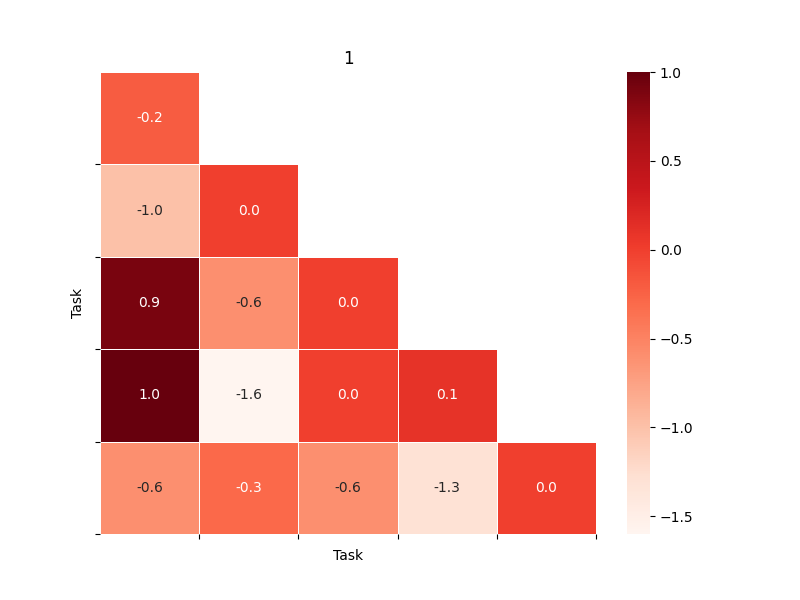
#> input picture experiments/3_mnemonic_code/previous_interesting/finetuning-mnemonic-1op.png, 800 x 600 px, given as the content of the folder /home/tomek/datasets/WhiteSquare/class0/train0, which was not available
$ python detect_fourier_peaks.py ../3_mnemonic_code/previous_interesting/finetuning-mnemonic-1op.png
#> lines starting #> are read from the running program, lines starting #| are printed output that depends on the picture; pictures that were not available may be replaced by others from this repository, and a replacement may not be noted
import argparse
import os
import numpy as np
from PIL import Image
import matplotlib.pyplot as plt
from pathlib import Path
from tqdm import tqdm

def calculate_average_spectrum(folder_path: Path, slice=None) -> np.ndarray:
    """
    Calculate the average spectrum of PNG images in the given folder.
    """
    spectra = []

    images = os.listdir(folder_path)
    if slice:
        images=images[slice[0]:slice[1]]

    for filename in tqdm(images):
        if filename.lower().endswith('.png'):
            image_path = os.path.join(folder_path, filename)
            image = Image.open(image_path).convert('L')  # use grayscale (maybe should check spectrum of each color?)
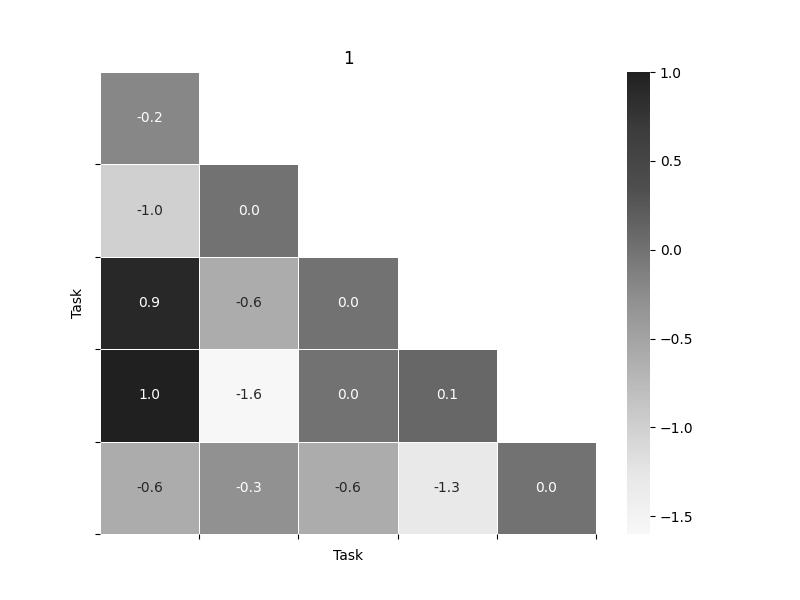
#> image: PIL image 800x600 L; min 0, max 255, mean 220.2
            image_array = np.array(image)

            fft_image = np.fft.fft2(image_array)
            fft_shifted = np.fft.fftshift(fft_image)

            magnitude_spectrum = np.log1p(np.abs(fft_shifted))
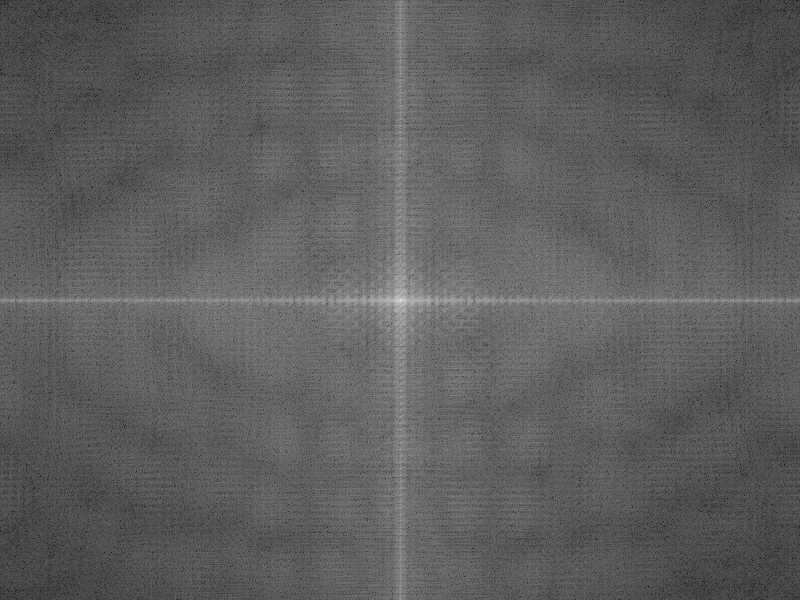
#> magnitude_spectrum: shape (600, 800) float64; min 1.97, max 18.48, mean 8.08; drawn with min black and max white
            spectra.append(magnitude_spectrum)

    average_spectrum = np.mean(spectra, axis=0)

    return average_spectrum

def plot_spectrum(spectrum, title="Uśrednione spektrum", name: str = "diff.png"):
    plt.figure(figsize=(8, 8))
    plt.imshow(spectrum, cmap='viridis')  # log scale
    plt.title(title)
    plt.colorbar(label="Amplituda")
    plt.xlabel("Częstotliwość w osi X")
    plt.ylabel("Częstotliwość w osi Y")
    #plt.show()
    plt.savefig(name,bbox_inches='tight')


def diffs1():
    parser = argparse.ArgumentParser()
    parser.add_argument("path",type=str)
    args = parser.parse_args()

    folder_path = Path(args.path)
    avg_spectrum = calculate_average_spectrum(folder_path)
    #clean = calculate_average_spectrum(Path("/home/tomek/datasets/WhiteSquare/clean/train"))
    clean = calculate_average_spectrum(Path("/home/tomek/datasets/WhiteSquare/clean/train"),(0,30000))
    clean2 = calculate_average_spectrum(Path("/home/tomek/datasets/WhiteSquare/clean/train"),(30000,60000))

    #plot_spectrum(clean)
    #plot_spectrum(avg_spectrum)

    #plot_spectrum(clean2)
    plot_spectrum(clean-clean2, name="clean_diff.png")
    #plot_spectrum(clean-avg_spectrum, name="attack_diff.png")


def diffs2():
    plt.rcParams['figure.max_open_warning'] = 50
    parser = argparse.ArgumentParser()
    parser.add_argument("path",type=str)
    args = parser.parse_args()

    #folder_path = Path(args.path)
    #avg_spectrum = calculate_average_spectrum(folder_path)
    task0 = calculate_average_spectrum(Path("/home/tomek/datasets/WhiteSquare/class0/train0"))
    # plt.imshow(task0)
    # plt.show()
    task1 = calculate_average_spectrum(Path("/home/tomek/datasets/WhiteSquare/class0/train1"))
    # plt.imshow(task1)
    # plt.show()
    task2 = calculate_average_spectrum(Path("/home/tomek/datasets/WhiteSquare/class0/train2"))
    task3 = calculate_average_spectrum(Path("/home/tomek/datasets/WhiteSquare/class0/train3"))
    task4 = calculate_average_spectrum(Path("/home/tomek/datasets/WhiteSquare/class0/train4"))

    tasks = (task0,task1,task2,task3,task4)
    labels = ("0","1","2","3","4")

    fig, axes = plt.subplots(nrows=4, ncols=4, figsize=(8,8))
    fig.suptitle("Różnice spektralne między zadaniami")
    for i in range(4):
        for j in range(4):
            ax = axes[i][j]
            ax.axis("off")
            if i+1>j:
                im = ax.imshow(tasks[j]-tasks[i+1], cmap='viridis')
                ax.set_title(f"T{j+1}-T{i+2}")

    fig.colorbar(im, label="Amplituda", ax=axes.ravel().tolist())
    plt.savefig("fig53_grid.png",bbox_inches='tight')
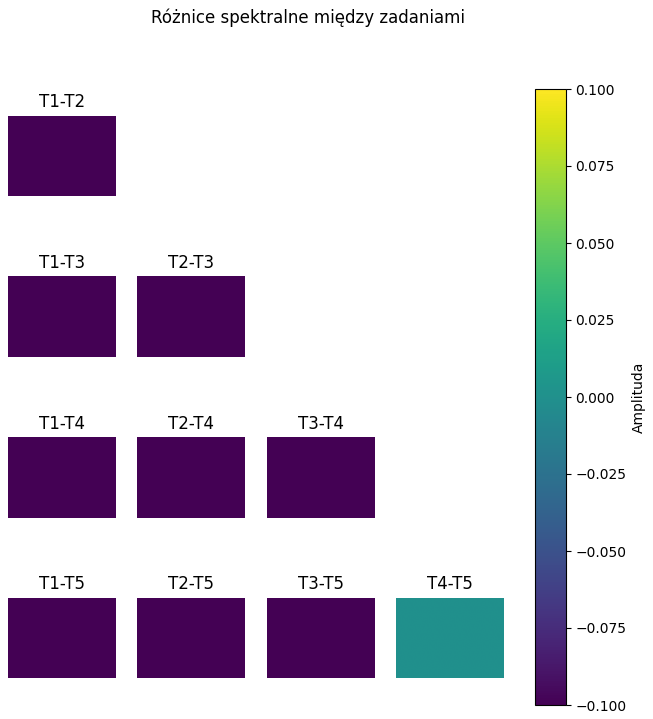
#> figure drawn by matplotlib, 11 panels


if __name__ == "__main__":
    diffs2()

$ run again, on experiments/3_mnemonic_code/previous_interesting/finetuning-mnemonic-2op.png
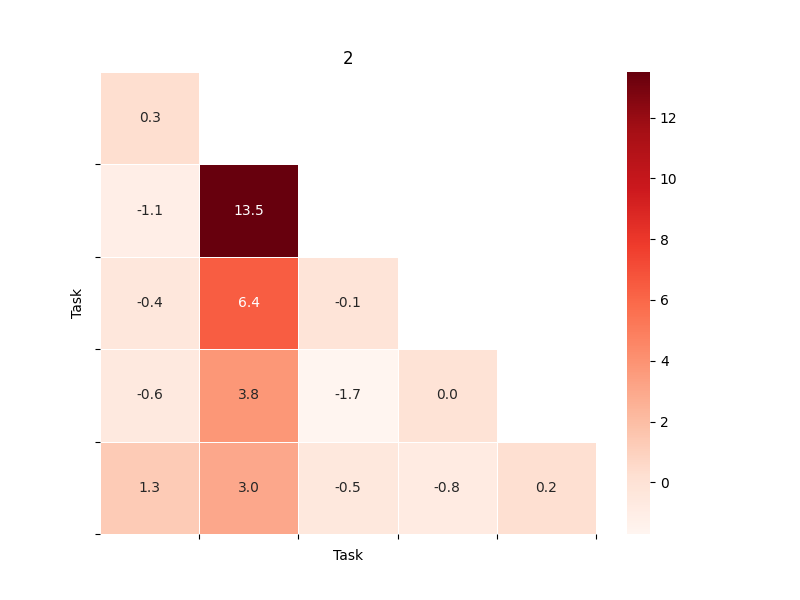
#> input picture experiments/3_mnemonic_code/previous_interesting/finetuning-mnemonic-2op.png, 800 x 600 px, given as the content of the folder /home/tomek/datasets/WhiteSquare/class0/train0, which was not available
#> in calculate_average_spectrum, `image = Image.open(image_path).convert('L')`:
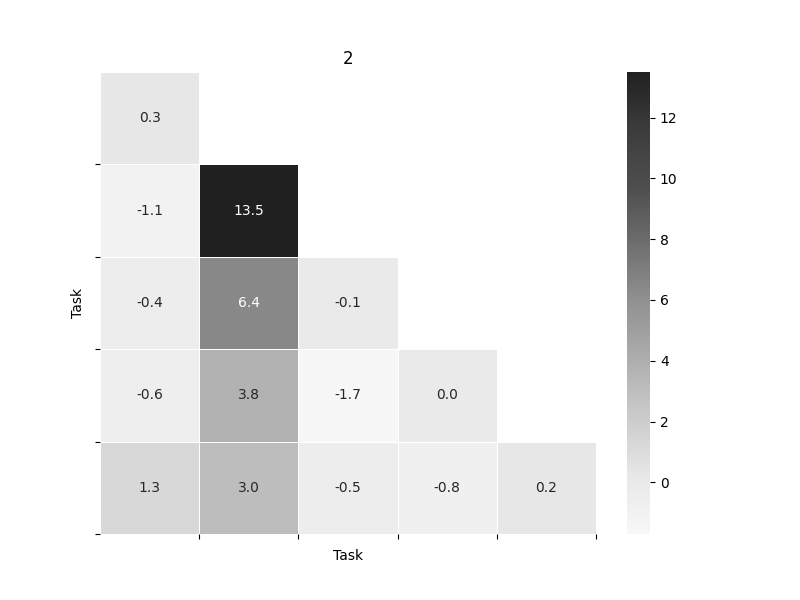
#> image: PIL image 800x600 L; min 0, max 255, mean 238.8
